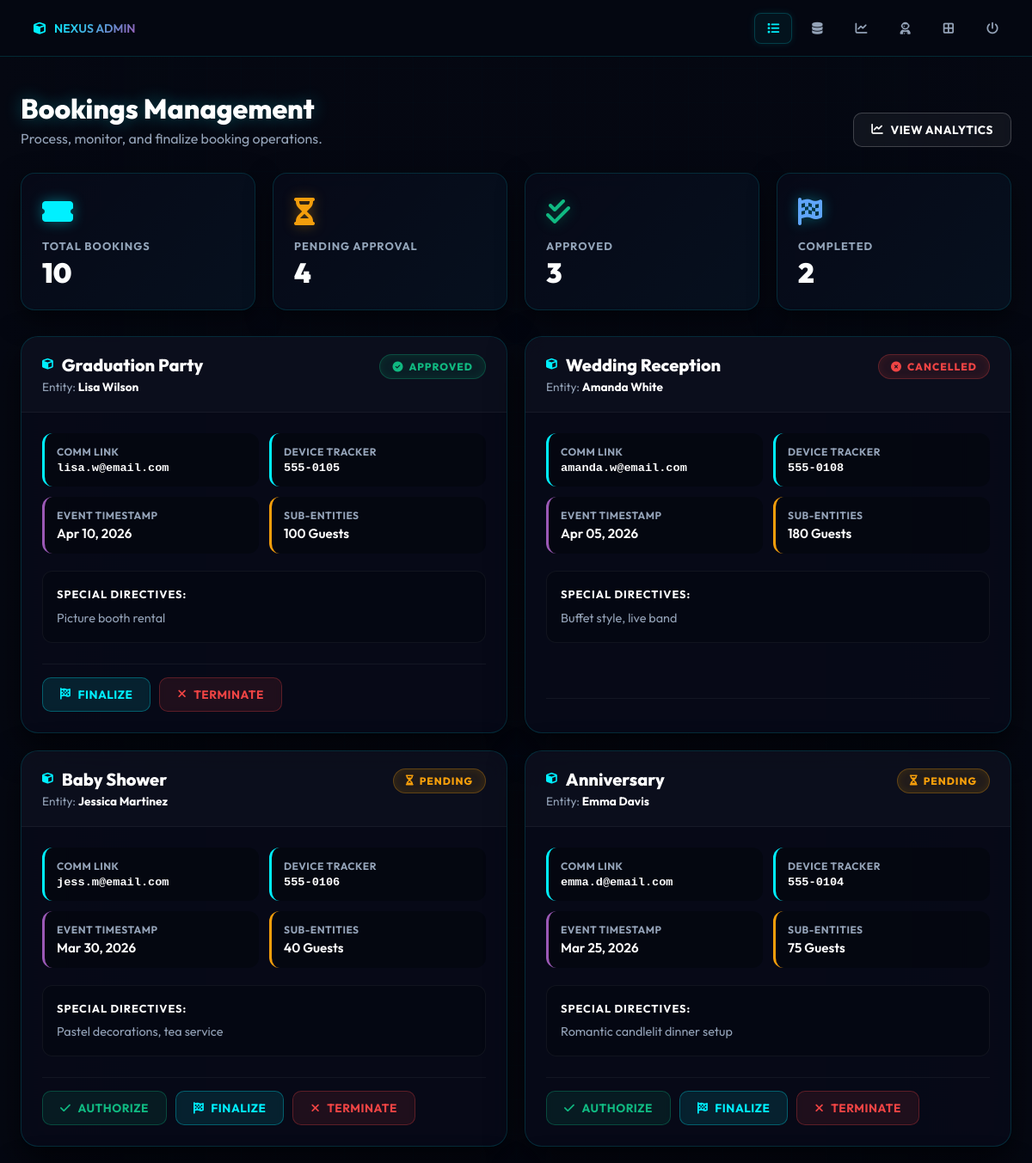
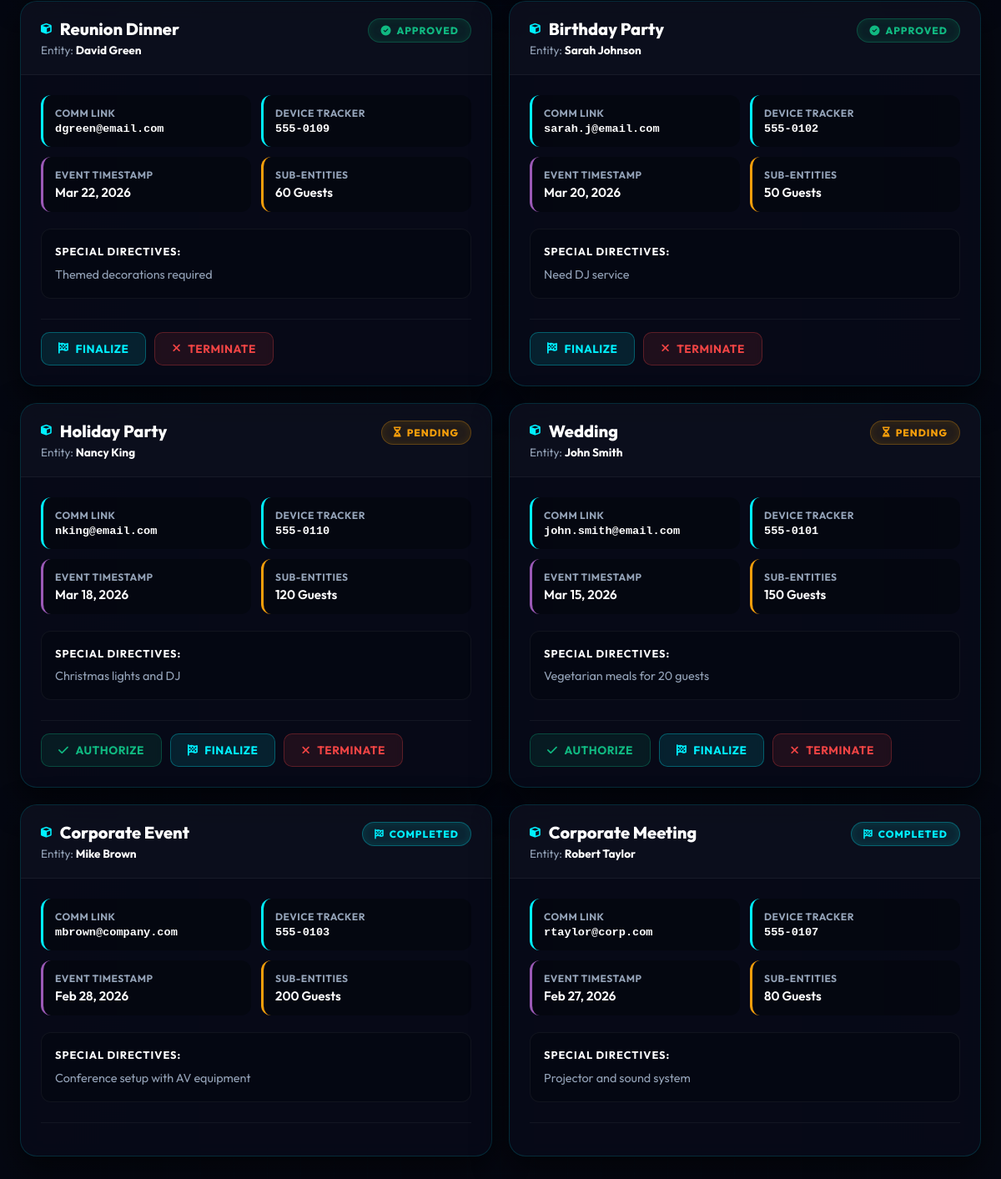
Page /admin-dashboard.php (signed in) on the committed database (2 pictures, top to bottom).
### tables this page shows
CREATE TABLE IF NOT EXISTS bookings (
    id INT PRIMARY KEY AUTO_INCREMENT,
    event_type VARCHAR(100) NOT NULL,
    customer_name VARCHAR(255) NOT NULL,
    email VARCHAR(255) NOT NULL,
    phone VARCHAR(20) NOT NULL,
    event_date DATE NOT NULL,
    guest_count INT,
    special_requests LONGTEXT,
    price DECIMAL(10,2) DEFAULT 0.00,
    tier ENUM('Ordinary', 'Premium') DEFAULT 'Ordinary',
    amount_paid DECIMAL(10,2) DEFAULT 0.00,
    payment_status VARCHAR(50) DEFAULT 'Pending',
    created_at TIMESTAMP DEFAULT CURRENT_TIMESTAMP,
    updated_at TIMESTAMP DEFAULT CURRENT_TIMESTAMP ON UPDATE CURRENT_TIMESTAMP,
    status VARCHAR(50) DEFAULT 'Pending'
);

### admin-dashboard.php (the view, shortened to what this page needs)
<?php
require 'config.php';
$query = "SELECT * FROM bookings ORDER BY event_date DESC";
$result = $connection->query($query);
$bookings = $result->fetch_all(MYSQLI_ASSOC);
?>
<!DOCTYPE html>
<html lang="en">
<head>
    <link rel="stylesheet" href="https://cdnjs.cloudflare.com/ajax/libs/font-awesome/6.5.0/css/all.min.css">
</head>
<body>
    <header class="admin-header">
        <div class="admin-nav">
            <a href="admin-dashboard.php" class="admin-logo"><i class="fas fa-cube" style="color:#00f0ff;"></i> <span>NEXUS ADMIN</span></a>
            <div class="admin-nav-links">
                <a href="admin-dashboard.php" class="active" title="Bookings"><i class="fas fa-list"></i></a>
                <a href="admin-events.php" title="Events"><i class="fas fa-database"></i></a>
                <a href="admin-analytics.php" title="Analytics"><i class="fas fa-chart-line"></i></a>
                <a href="customers.php" title="Customers"><i class="fas fa-user-astronaut"></i></a>
                <a href="event-calendar.php" title="Matrix"><i class="fas fa-border-all"></i></a>
                <a href="logout.php" title="Disconnect"><i class="fas fa-power-off"></i></a>
            </div>
        </div>
    </header>
    <div class="container">
        <div class="page-header">
            <div class="page-title">
                <h1>Bookings Management</h1>
                <p>Process, monitor, and finalize booking operations.</p>
            </div>
            <a href="admin-analytics.php" class="btn-glass"><i class="fas fa-chart-line"></i> View Analytics</a>
        </div>
        <div class="stats-row">
            <div class="stat-card">
                <div class="stat-icon"><i class="fas fa-ticket-alt"></i></div>
                <div class="stat-label">Total Bookings</div>
                <div class="stat-value"><?php echo count($bookings); ?></div>
            </div>
            <div class="stat-card orange">
                <div class="stat-icon"><i class="fas fa-hourglass-half"></i></div>
                <div class="stat-label">Pending Approval</div>
                <div class="stat-value"><?php echo count(array_filter($bookings, fn($b) => $b['status'] === 'Pending')); ?></div>
            </div>
            <div class="stat-card green">
                <div class="stat-icon"><i class="fas fa-check-double"></i></div>
                <div class="stat-label">Approved</div>
                <div class="stat-value"><?php echo count(array_filter($bookings, fn($b) => $b['status'] === 'Approved')); ?></div>
            </div>
            <div class="stat-card">
                <div class="stat-icon" style="color: #60a5fa;"><i class="fas fa-flag-checkered"></i></div>
                <div class="stat-label">Completed</div>
                <div class="stat-value"><?php echo count(array_filter($bookings, fn($b) => $b['status'] === 'Completed')); ?></div>
            </div>
        </div>
        <?php if (count($bookings) > 0): ?>
            <div class="events-wrapper">
                <?php foreach ($bookings as $booking): ?>
                    <div class="event-card">
                        <div class="event-header">
                            <div>
                                <div class="event-title"><i class="fas fa-cube" style="font-size:0.8rem;color:var(--neon-blue);"></i> <?php echo htmlspecialchars($booking['event_type']); ?></div>
                                <div class="event-creator">
                                    Entity: <strong><?php echo htmlspecialchars($booking['customer_name']); ?></strong>
                                </div>
                            </div>
                            <span class="status-badge status-<?php echo strtolower($booking['status']); ?>">
                                <?php
                                    if(strtolower($booking['status']) == 'pending') echo '<i class="fas fa-hourglass-half"></i> ';
                                    if(strtolower($booking['status']) == 'approved') echo '<i class="fas fa-check-circle"></i> ';
                                    if(strtolower($booking['status']) == 'completed') echo '<i class="fas fa-flag-checkered"></i> ';
                                    if(strtolower($booking['status']) == 'cancelled') echo '<i class="fas fa-times-circle"></i> ';
                                    echo htmlspecialchars($booking['status']);
                                ?>
                            </span>
                        </div>
                        <div class="event-body">
                            <div class="event-info-grid">
                                <div class="event-info-item">
                                    <div class="event-info-label">Comm Link</div>
                                    <div class="event-info-value" style="font-size: 0.85rem; font-family: monospace;"><?php echo htmlspecialchars($booking['email']); ?></div>
                                </div>
                                <div class="event-info-item">
                                    <div class="event-info-label">Device Tracker</div>
                                    <div class="event-info-value" style="font-size: 0.85rem; font-family: monospace;"><?php echo htmlspecialchars($booking['phone']); ?></div>
                                </div>
                                <div class="event-info-item" style="border-left-color: var(--neon-purple);">
                                    <div class="event-info-label">Event Timestamp</div>
                                    <div class="event-info-value"><?php echo date('M d, Y', strtotime($booking['event_date'])); ?></div>
                                </div>
                                <div class="event-info-item" style="border-left-color: var(--neon-gold);">
                                    <div class="event-info-label">Sub-Entities</div>
                                    <div class="event-info-value"><?php echo htmlspecialchars($booking['guest_count']); ?> Guests</div>
                                </div>
                            </div>
                            <?php if (!empty($booking['special_requests'])): ?>
                                <div class="event-description">
                                    <strong>Special Directives:</strong>
                                    <?php echo nl2br(htmlspecialchars($booking['special_requests'])); ?>
                                </div>
                            <?php endif; ?>
                            <div class="event-actions">
                                <?php if ($booking['status'] === 'Pending'): ?>
                                    <a href="update-status.php?id=<?php echo $booking['id']; ?>&status=Approved" class="btn-glass btn-approve" onclick="return confirm('Authorize this operational request?');"><i class="fas fa-check"></i> Authorize</a>
                                <?php endif; ?>
                                <?php if ($booking['status'] !== 'Completed' && $booking['status'] !== 'Cancelled'): ?>
                                    <a href="update-status.php?id=<?php echo $booking['id']; ?>&status=Completed" class="btn-glass btn-complete" onclick="return confirm('Mark operation completed?');"><i class="fas fa-flag-checkered"></i> Finalize</a>
                                <?php endif; ?>
                                <?php if ($booking['status'] !== 'Completed' && $booking['status'] !== 'Cancelled'): ?>
                                    <a href="update-status.php?id=<?php echo $booking['id']; ?>&status=Cancelled" class="btn-glass btn-cancel" onclick="return confirm('Terminate this request?');"><i class="fas fa-times"></i> Terminate</a>
                                <?php endif; ?>
                            </div>
                        </div>
                    </div>
                <?php endforeach; ?>
            </div>
        <?php endif; ?>
    </div>
</body>
</html>

### rows in the picture
bookings: event_type "Graduation Party", customer_name "Lisa Wilson", status "APPROVED", email "lisa.w@email.com", phone "555-0105", event_date "Apr 10, 2026", guest_count "100", special_requests "Picture booth rental"
bookings: event_type "Wedding Reception", customer_name "Amanda White", status "CANCELLED", email "amanda.w@email.com", phone "555-0108", event_date "Apr 05, 2026", guest_count "180", special_requests "Buffet style, live band"
bookings: event_type "Baby Shower", customer_name "Jessica Martinez", status "PENDING", email "jess.m@email.com", phone "555-0106", event_date "Mar 30, 2026", guest_count "40", special_requests "Pastel decorations, tea service"
bookings: event_type "Anniversary", customer_name "Emma Davis", status "PENDING", email "emma.d@email.com", phone "555-0104", event_date "Mar 25, 2026", guest_count "75", special_requests "Romantic candlelit dinner setup"
bookings: event_type "Reunion Dinner", customer_name "David Green", status "APPROVED", email "dgreen@email.com", phone "555-0109", event_date "Mar 22, 2026", guest_count "60", special_requests "Themed decorations required"
bookings: event_type "Birthday Party", customer_name "Sarah Johnson", status "APPROVED", email "sarah.j@email.com", phone "555-0102", event_date "Mar 20, 2026", guest_count "50", special_requests "Need DJ service"
bookings: event_type "Holiday Party", customer_name "Nancy King", status "PENDING", email "nking@email.com", phone "555-0110", event_date "Mar 18, 2026", guest_count "120", special_requests "Christmas lights and DJ"
bookings: event_type "Wedding", customer_name "John Smith", status "PENDING", email "john.smith@email.com", phone "555-0101", event_date "Mar 15, 2026", guest_count "150", special_requests "Vegetarian meals for 20 guests"
bookings: event_type "Corporate Event", customer_name "Mike Brown", status "COMPLETED", email "mbrown@company.com", phone "555-0103", event_date "Feb 28, 2026", guest_count "200", special_requests "Conference setup with AV equipment"
bookings: event_type "Corporate Meeting", customer_name "Robert Taylor", status "COMPLETED", email "rtaylor@corp.com", phone "555-0107", event_date "Feb 27, 2026", guest_count "80", special_requests "Projector and sound system"

### other values in the picture
count($bookings) "10"
count(array_filter($bookings, fn($b) => $b['status'] === 'Pending')) "4"
count(array_filter($bookings, fn($b) => $b['status'] === 'Approved')) "3"
count(array_filter($bookings, fn($b) => $b['status'] === 'Completed')) "2"
